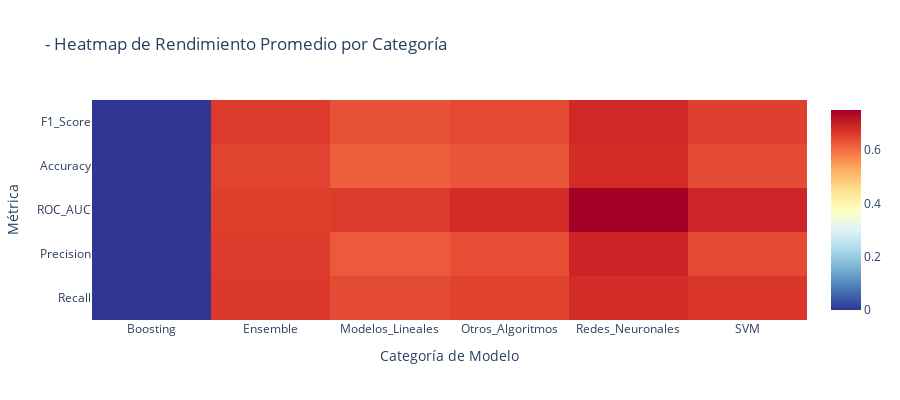

The notebook cell this image was saved under:
### Markdown cell above
## Análisis Profundo por Categoría

Analizo cada categoría de modelos en detalle.

### Code cell
# Estadísticas por categoría
print("\nESTADÍSTICAS DETALLADAS POR CATEGORÍA")
print("="*80)

stats_categoria = df_completo.groupby('Categoria').agg({
    'F1_Score': ['count', 'mean', 'std', 'min', 'max'],
    'Tiempo_Entrenamiento': ['mean', 'std', 'min', 'max'],
    'ROC_AUC': ['mean', 'max'],
    'Accuracy': ['mean', 'max']
}).round(4)

for categoria in stats_categoria.index:
    print(f"\n- {categoria}:")
    print(f"   Modelos: {int(stats_categoria.loc[categoria, ('F1_Score', 'count')])}")
    print(f"   F1 promedio: {stats_categoria.loc[categoria, ('F1_Score', 'mean')]:.4f} ± {stats_categoria.loc[categoria, ('F1_Score', 'std')]:.4f}")
    print(f"   F1 rango: [{stats_categoria.loc[categoria, ('F1_Score', 'min')]:.4f} - {stats_categoria.loc[categoria, ('F1_Score', 'max')]:.4f}]")
    print(f"   Tiempo promedio: {stats_categoria.loc[categoria, ('Tiempo_Entrenamiento', 'mean')]:.3f}s ± {stats_categoria.loc[categoria, ('Tiempo_Entrenamiento', 'std')]:.3f}s")
    print(f"   ROC-AUC promedio: {stats_categoria.loc[categoria, ('ROC_AUC', 'mean')]:.4f}")
    
    # Mejor modelo de esta categoría
    mejor_categoria = df_completo[df_completo['Categoria'] == categoria].sort_values('F1_Score', ascending=False).iloc[0]
    print(f"   - Mejor: {mejor_categoria['Nombre']} (F1: {mejor_categoria['F1_Score']:.4f})")

# Heatmap de rendimiento por categoría
categoria_metrics = df_completo.groupby('Categoria')[['F1_Score', 'Accuracy', 'ROC_AUC', 'Precision', 'Recall']].mean()

fig_heatmap = px.imshow(
    categoria_metrics.T,
    title='- Heatmap de Rendimiento Promedio por Categoría',
    color_continuous_scale='RdYlBu_r',
    aspect='auto'
)

fig_heatmap.update_layout(
    height=400,
    xaxis_title='Categoría de Modelo',
    yaxis_title='Métrica'
)

fig_heatmap.show()

### Figure 1 — Plotly figure (JSON) as saved in the notebook; plotly's stock layout.template omitted (floating-point values rounded to 4 significant figures)
{"data": [{"coloraxis": "coloraxis", "hovertemplate": "Categoria: %{x}<br>y: %{y}<br>color: %{z}<extra></extra>", "name": "0", "type": "heatmap", "x": ["Boosting", "Ensemble", "Modelos_Lineales", "Otros_Algoritmos", "Redes_Neuronales", "SVM"], "xaxis": "x", "y": ["F1_Score", "Accuracy", "ROC_AUC", "Precision", "Recall"], "yaxis": "y", "z": [[0.0, 0.6622, 0.6324, 0.6443, 0.6868, 0.6566], [0.0, 0.6516, 0.6171, 0.6303, 0.6815, 0.6406], [0.0, 0.6562, 0.661, 0.6813, 0.7507, 0.6922], [0.0, 0.6608, 0.6234, 0.6387, 0.6939, 0.6447], [0.0, 0.6648, 0.642, 0.6532, 0.6804, 0.6689]]}], "layout": {"coloraxis": {"colorscale": [[0, "rgb(49,54,149)"], [0.1, "rgb(69,117,180)"], [0.2, "rgb(116,173,209)"], [0.3, "rgb(171,217,233)"], [0.4, "rgb(224,243,248)"], [0.5, "rgb(255,255,191)"], [0.6, "rgb(254,224,144)"], [0.7, "rgb(253,174,97)"], [0.8, "rgb(244,109,67)"], [0.9, "rgb(215,48,39)"], [1, "rgb(165,0,38)"]]}, "height": 400, "title": {"text": "- Heatmap de Rendimiento Promedio por Categoría"}, "xaxis": {"anchor": "y", "domain": [0, 1], "title": {"text": "Categoría de Modelo"}}, "yaxis": {"anchor": "x", "autorange": "reversed", "domain": [0, 1], "title": {"text": "Métrica"}}}}
